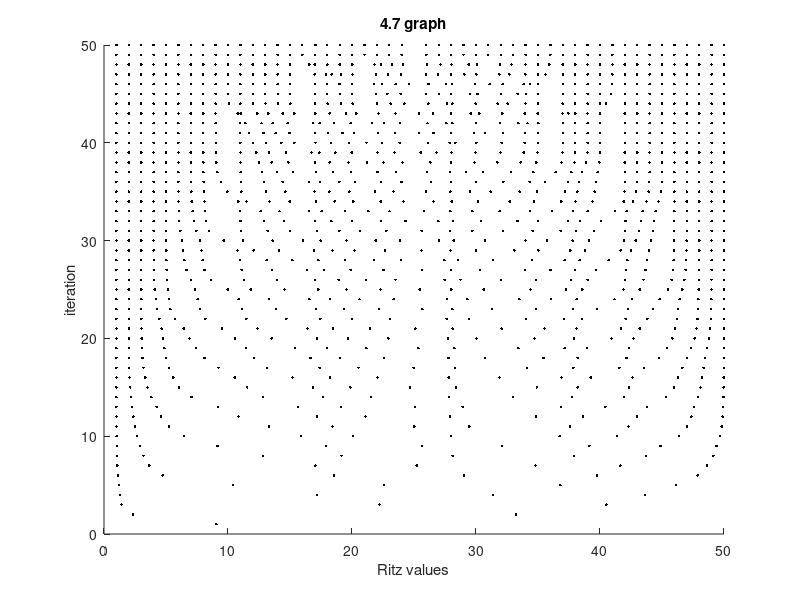

Reproduce this figure in MATLAB.
disp('4-7');
n = 50;

% condition of problem
B = rand(n,n);
[Q, R] = qr(B);
D = diag(1:n);
A = Q*D*Q';

% default matrix setting
q = zeros(n,n+1);
u = zeros(n,n+1);
a = zeros(n+1,1);
b = zeros(n+1,1);
T = zeros(n+1,n+1);
x = rand(n,1);

q(:, 2) = x / norm(x, 2); % q1 = x0/||x0||_2 : normalize

% graph setting
figure(1);
title('4.7 graph');
axis([0 n 0 n]);
xlabel('Ritz values');
ylabel('iteration');
hold on;

for k = 2:n+1
    u(:, k) = A * q(:, k); % uk = A*qk : generate next vector
    a(k) = q(:, k)' * u(:, k); % ak = qk^H*uk : subtract off its components in two preceding vectors
    u(:, k) = u(:, k) - b(k-1) * q(:, k-1) - a(k) * q(:, k); % uk = uk - bk-1*qk-1 - ak*qk : : subtract off its components in two preceding vectors
    b(k) = norm(u(:, k), 2); % bk = ||uk||_2
    % stop if matrix is reducible
    if b(k) == 0
        break;
    end
    
    %graph coordinate
    T(k-1, k-1) = a(k);
    T(k, k-1) = b(k);
    T(k-1, k) = b(k);
    plot(eig(T(1:k-1, 1:k-1)), k-1, '.k');
    
    q(:, k+1) = u(:, k) / b(k); % qk+1 = uk/bk : normalize
end
